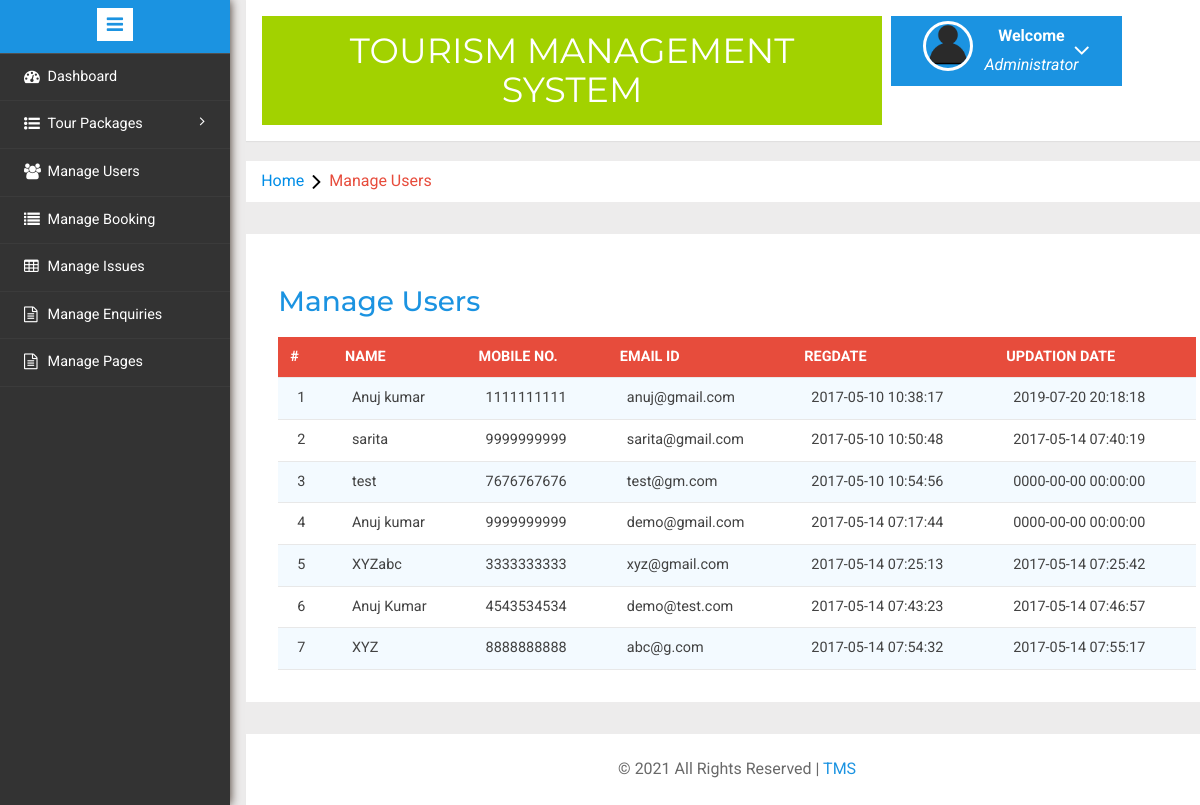
Before: /admin/manage-users.php (signed in) with the older database file.
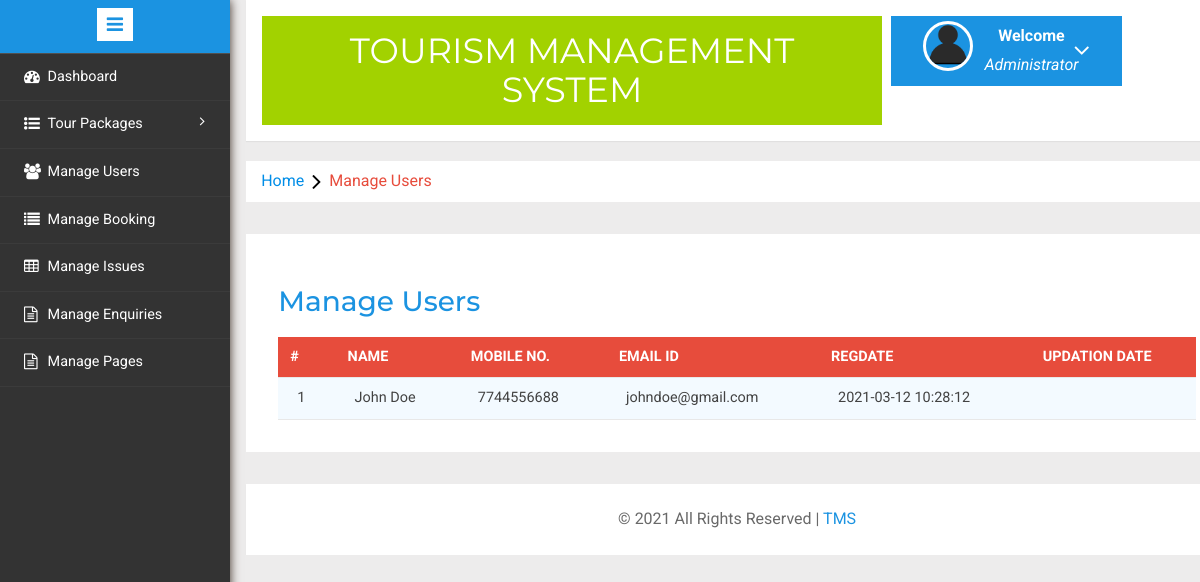
After: the same page with the newer database file.
### tables this page shows
CREATE TABLE `tblusers` (
  `id` int(11) NOT NULL,
  `FullName` varchar(100) DEFAULT NULL,
  `MobileNumber` char(10) DEFAULT NULL,
  `EmailId` varchar(70) DEFAULT NULL,
  `Password` varchar(100) DEFAULT NULL,
  `RegDate` timestamp NULL DEFAULT current_timestamp(),
  `UpdationDate` timestamp NULL DEFAULT NULL ON UPDATE current_timestamp()
);

### admin/manage-users.php (the view, shortened to what this page needs)
<?php
include('includes/config.php');
if(strlen($_SESSION['alogin'])==0)
	{
header('location:index.php');
}
else{
	?>
<!DOCTYPE HTML>
<html>
<head>
<link href="css/bootstrap.min.css" rel='stylesheet' type='text/css' />
<link href="css/style.css" rel='stylesheet' type='text/css' />
<link rel="stylesheet" href="css/morris.css" type="text/css"/>
<link href="css/font-awesome.css" rel="stylesheet">
<link rel="stylesheet" type="text/css" href="css/table-style.css" />
<link rel="stylesheet" type="text/css" href="css/basictable.css" />
<link rel="stylesheet" href="css/icon-font.min.css" type='text/css' />
</head>
<body>
   <div class="page-container">
<div class="left-content">
	   <div class="mother-grid-inner">
				<?php include('includes/header.php');?>
				</div>
<ol class="breadcrumb">
                <li class="breadcrumb-item"><a href="index.html">Home</a><i class="fa fa-angle-right"></i>Manage Users</li>
            </ol>
<div class="agile-grids">
				<div class="agile-tables">
					<div class="w3l-table-info">
					  <h2>Manage Users</h2>
					    <table id="table">
						<thead>
						  <tr>
						  <th>#</th>
							<th>Name</th>
							<th>Mobile No.</th>
							<th>Email Id</th>
							<th>RegDate </th>
							<th>Updation Date</th>
						  </tr>
						</thead>
						<tbody>
<?php $sql = "SELECT * from tblusers";
$query = $dbh -> prepare($sql);
$query->execute();
$results=$query->fetchAll(PDO::FETCH_OBJ);
$cnt=1;
if($query->rowCount() > 0)
{
foreach($results as $result)
{				?>
						  <tr>
							<td><?php echo htmlentities($cnt);?></td>
							<td><?php echo htmlentities($result->FullName);?></td>
							<td><?php echo htmlentities($result->MobileNumber);?></td>
							<td><?php echo htmlentities($result->EmailId);?></td>
							<td><?php echo htmlentities($result->RegDate);?></td>
							<td><?php echo htmlentities($result->UpdationDate);?></td>
						  </tr>
						 <?php $cnt=$cnt+1;} }?>
						</tbody>
					  </table>
					</div>
			</div>
<?php include('includes/footer.php');?>
</div>
</div>
						<?php include('includes/sidebarmenu.php');?>
							</div>
</body>
</html>
<?php } ?>

Changed rows visible on the page:
removed tblusers: FullName "sarita", MobileNumber "9999999999", EmailId "sarita@gmail.com", RegDate "2017-05-10 10:50:48", UpdationDate "2017-05-14 07:40:19"
removed tblusers: FullName "test", MobileNumber "7676767676", EmailId "test@gm.com", RegDate "2017-05-10 10:54:56", UpdationDate "0000-00-00 00:00:00"
removed tblusers: FullName "Anuj kumar", MobileNumber "9999999999", EmailId "demo@gmail.com", RegDate "2017-05-14 07:17:44", UpdationDate "0000-00-00 00:00:00"
removed tblusers: FullName "XYZabc", MobileNumber "3333333333", EmailId "xyz@gmail.com", RegDate "2017-05-14 07:25:13", UpdationDate "2017-05-14 07:25:42"
removed tblusers: FullName "Anuj Kumar", MobileNumber "4543534534", EmailId "demo@test.com", RegDate "2017-05-14 07:43:23", UpdationDate "2017-05-14 07:46:57"
removed tblusers: FullName "XYZ", MobileNumber "8888888888", EmailId "abc@g.com", RegDate "2017-05-14 07:54:32", UpdationDate "2017-05-14 07:55:17"
changed tblusers: FullName "Anuj kumar" → "John Doe"; MobileNumber "1111111111" → "7744556688"; EmailId "anuj@gmail.com" → "johndoe@gmail.com"; RegDate "2017-05-10 10:38:17" → "2021-03-12 10:28:12"; UpdationDate "2019-07-20 20:18:18" → (not shown)
